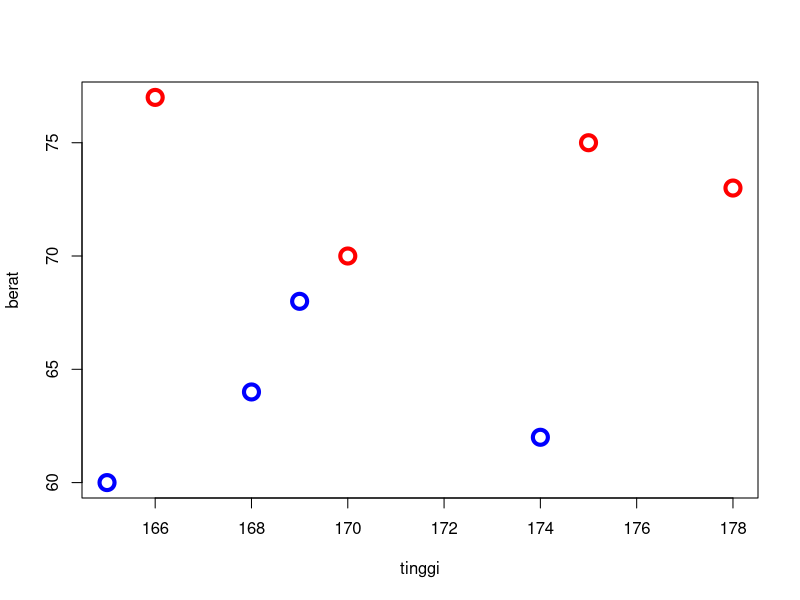
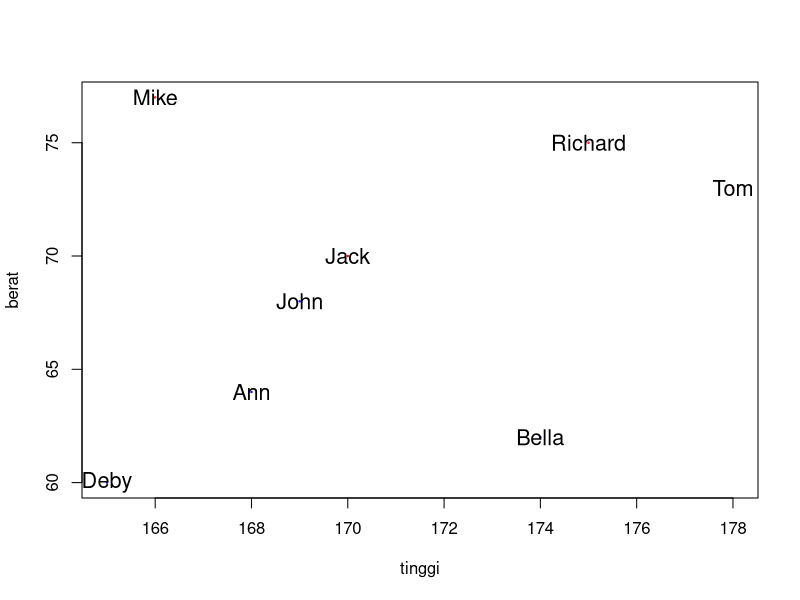
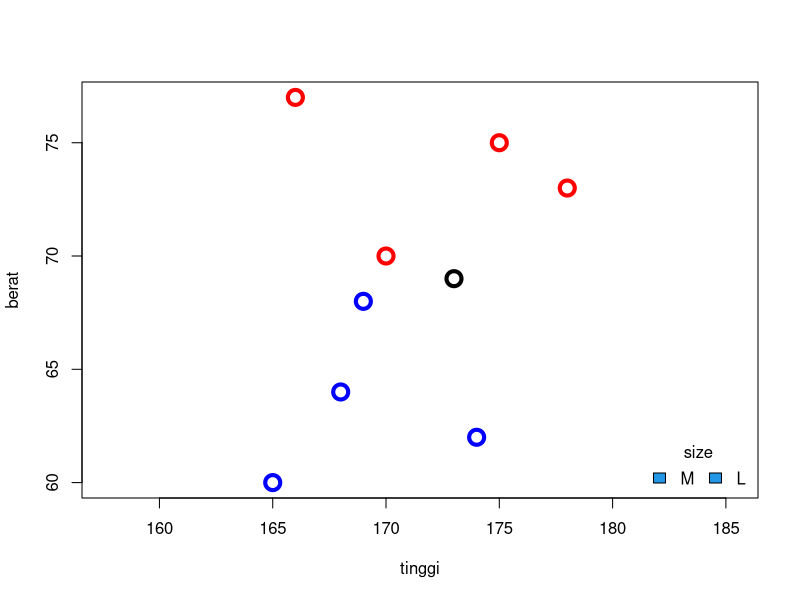
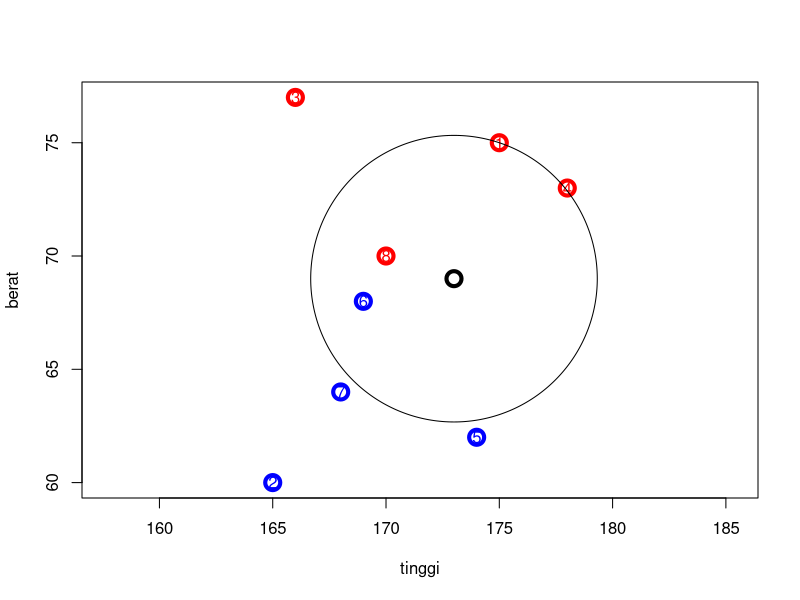

The R script that drew these images, in order:
install.packages("class")
library(class)
tinggi<-c(175,165,166,178,174,169,168,170)
berat<-c(75,60,77,73,62,68,64,70)
size<-factor(c("L","M","L","L","M","M","M","L"))

orang<-cbind(tinggi, berat)
orang

rownames(orang)<-c("Richard","Deby","Mike","Tom","Bella","John","Ann","Jack" )
orang
plot(orang,col=ifelse(size=="L","red","blue"),cex=2,lwd=4) #cex:jenis dari titiknya, lwd:tebal titiknya
plot(orang,col=ifelse(size=="L","red","blue"),cex=0.2)
text(orang,labels = row.names(orang),cex=1.3)
#text(orang,labels = row.names(orang)(col=ifelse(size=="L","red","blue")),cex=1.3)
dev.off()

plot(orang,col=ifelse(size=="L","red","blue"),cex=2,lwd=4,asp=1) #asp:plot jadi rapat

legend("bottomright",fill =c(4.2),legend = c("M","L"),
       title="size",horiz = TRUE,bty = "n",col = grey(.7),cex=1)

ryan<-cbind(173,69)
ryan
points(ryan,cex=2,lwd=4)

klasifikasi<-knn(orang,ryan,size,k=1, prob = TRUE)
klasifikasi
str(klasifikasi)

dim(orang)
orang[8,]
ryan

jarakkuadrat<-(170-173)^2+(70-69)^2
jarakkuadrat
jarak<-sqrt(jarakkuadrat)
jarak

klasifikasi3<-knn(orang,ryan,size,k=3, prob = TRUE)
klasifikasi3

dev.off()

plot(orang,col=ifelse(size=="L","red","blue"),cex=2,lwd=4,asp=1)
text(orang,col=ifelse(size=="L","red","blue"), lwd=2, pch=3,cex=1)
klasifikasi3

#melihat jarak terjauh
circle<-function(x,y,rad=1,nvert=500,...){
  rads<-seq(0,2*pi,length.out = nvert)
  xcoord<-cos(rads)*rad+x
  ycoord<-sin(rads)*rad+y
  polygon(xcoord,ycoord,...)
}

points(ryan,cex=2,lwd=4)

circle(173,69,6.324)
klasifikasi3<-knn(orang,orang,size,k=3, prob = TRUE)
klasifikasi3

100*sum(size==klasifikasi3)/100
table(klasifikasi3, size)

klasifikasi5<-knn(orang,orang,size,k=5, prob = TRUE)
klasifikasi5
100*sum(size==klasifikasi5)/100
table(klasifikasi5, size)



